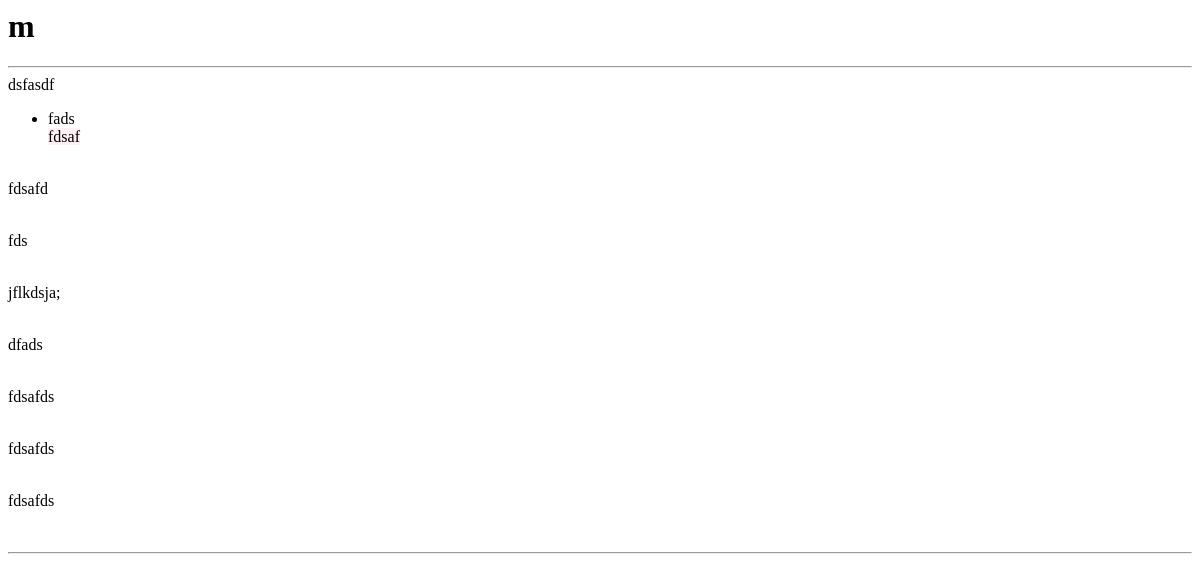
The app's page /u/m/, older data.
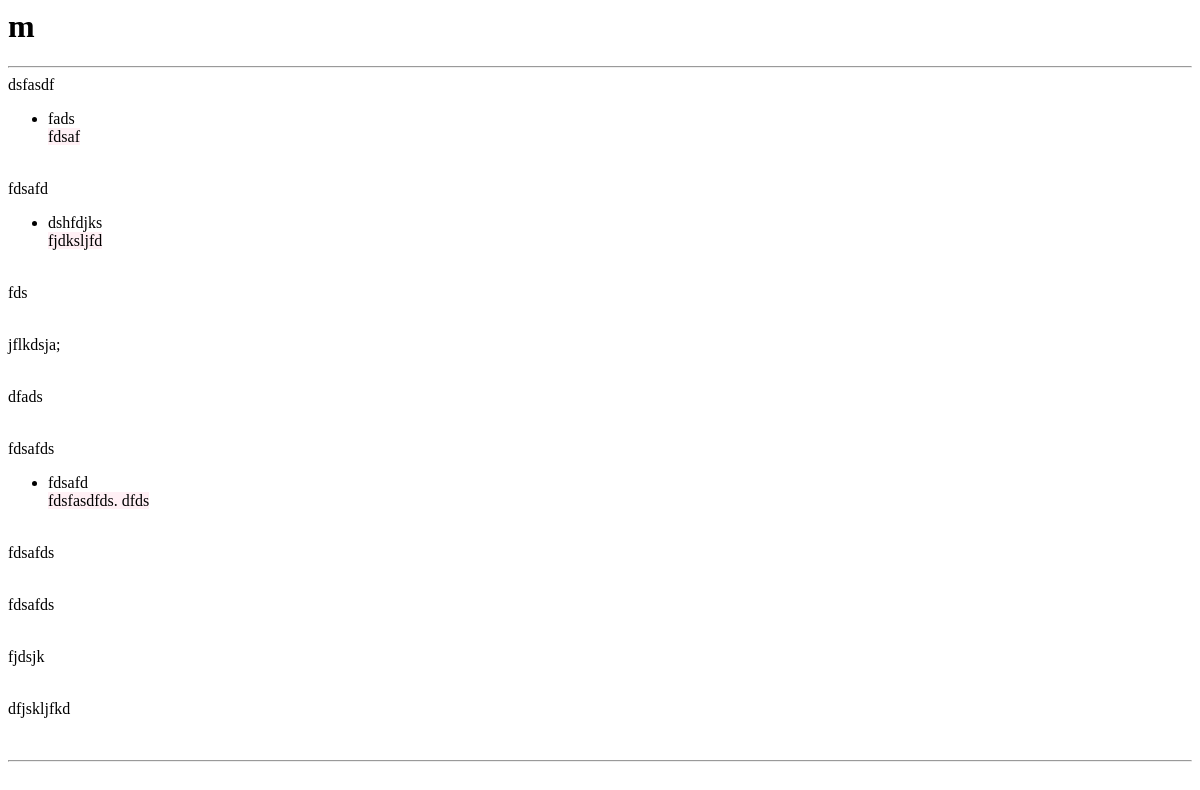
The same page, newer data.
### restaurants/models.py (models this page shows, shortened)
class RestaurantsLocations(models.Model):
    owner = models.ForeignKey(USER)  # django models unleashed JOINCFE.com
    name = models.CharField(max_length=120)
    location = models.CharField(max_length=120, null=True, blank=True)
    category = models.CharField(max_length=120, null=True, blank=False)
    timestamp = models.DateTimeField(auto_now_add=True)
    updateTime = models.DateTimeField(auto_now=True)
    slug = models.SlugField(null=True, blank=True)

### menues/models.py (models this page shows, shortened)
class Item(models.Model):
    user = models.ForeignKey(settings.AUTH_USER_MODEL)
    restaurant = models.ForeignKey(RestaurantsLocations)
    name = models.CharField(max_length=120)
    contents = models.TextField(help_text='Separate each item by comma')
    excludes = models.TextField(blank=True, null=True, help_text='Separate each item by comma')
    public = models.BooleanField(default=True)
    timestamp = models.DateTimeField(auto_now_add=True)
    updated = models.DateTimeField(auto_now=True)
    class Meta:
        ordering = ['-updated', '-timestamp']
    def get_contents(self):
        return self.contents.split(",")

### profiles/views.py (the view)
# urls.py: url(r'^(?P<username>[\w-]+)/$', ProfileDetailView.as_view(), name='detail'),
class ProfileDetailView(DetailView):
    template_name = 'profiles/user.html'
    def get_object(self, queryset=None):
        username = self.kwargs.get("username")
        if username is None:
            raise Http404
        return get_object_or_404(User, username__iexact=username, is_active=True)
    def get_context_data(self, *args, **kwargs):
        context = super(ProfileDetailView, self).get_context_data(*args, **kwargs)
        qs = RestaurantsLocations.objects.filter(owner=self.get_object())
        if qs.exists():
            context['locations'] = qs
        return context

### profiles/templates/profiles/user.html
{% block content %}
<h1> {{ user.username }} </h1>
    <hr>
        {% if  user.item_set.all.exists %}
        {% for rest in user.restaurantslocations_set.all %}
            <div class="row">
                <div class="col-sm-12" >{{ rest.name }}
                    <ul>
                            {%  for item in rest.item_set.all %}
                                <li> {{ item.name }}<br>
                                    {% for ing in item.get_contents %}
                                        <span style="margin-right: 4px; background-color: lavenderblush" > {{ ing }}</span>
                                    {% endfor %}
                                </li>
                            {% endfor %}
                    </ul>
                    <br>
                </div>
            </div>
        {% endfor %}
    {% else %}
    <p class="lead"> No Items Found </p>
    {% endif %}
    <hr>
{% endblock  %}

Row changes from the older to the newer data that the page shows:
added Item: name "dshfdjks", get_contents "fjdksljfd", shown under RestaurantsLocations "fdsafd"
added Item: name "fdsafd", get_contents "fdsfasdfds. dfds", shown under RestaurantsLocations (number 6 of 10 on the later page)
added RestaurantsLocations: name "fjdsjk"
added RestaurantsLocations: name "dfjskljfkd"
